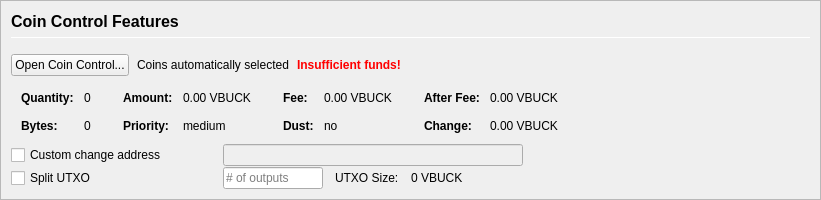
         <widget class="QFrame" name="frameCoinControl">
          <property name="sizePolicy">
           <sizepolicy hsizetype="Expanding" vsizetype="Expanding">
            <horstretch>0</horstretch>
            <verstretch>0</verstretch>
           </sizepolicy>
          </property>
          <property name="maximumSize">
           <size>
            <width>16777215</width>
            <height>16777215</height>
           </size>
          </property>
          <property name="frameShape">
           <enum>QFrame::StyledPanel</enum>
          </property>
          <property name="frameShadow">
           <enum>QFrame::Sunken</enum>
          </property>
          <layout class="QVBoxLayout" name="verticalLayoutCoinControl2">
           <property name="spacing">
            <number>0</number>
           </property>
           <property name="leftMargin">
            <number>0</number>
           </property>
           <property name="topMargin">
            <number>0</number>
           </property>
           <property name="rightMargin">
            <number>0</number>
           </property>
           <property name="bottomMargin">
            <number>0</number>
           </property>
           <item>
            <widget class="QFrame" name="frameCoinControl_BG">
             <layout class="QVBoxLayout" name="verticalLayoutCoinControl" stretch="0,0,0,0,0,0">
              <property name="spacing">
               <number>1</number>
              </property>
              <property name="leftMargin">
               <number>10</number>
              </property>
              <property name="topMargin">
               <number>10</number>
              </property>
              <item>
               <layout class="QHBoxLayout" name="horizontalLayoutCoinControl1">
                <property name="bottomMargin">
                 <number>15</number>
                </property>
                <item>
                 <layout class="QVBoxLayout" name="verticalLayout_3">
                  <property name="spacing">
                   <number>6</number>
                  </property>
                  <item>
                   <widget class="QLabel" name="labelCoinControlFeatures">
                    <property name="sizePolicy">
                     <sizepolicy hsizetype="Preferred" vsizetype="Maximum">
                      <horstretch>0</horstretch>
                      <verstretch>0</verstretch>
                     </sizepolicy>
                    </property>
                    <property name="minimumSize">
                     <size>
                      <width>0</width>
                      <height>20</height>
                     </size>
                    </property>
                    <property name="font">
                     <font>
                      <pointsize>12</pointsize>
                      <weight>75</weight>
                      <bold>true</bold>
                     </font>
                    </property>
                    <property name="styleSheet">
                     <string notr="true">font-weight:bold;</string>
                    </property>
                    <property name="text">
                     <string>Coin Control Features</string>
                    </property>
                   </widget>
                  </item>
                  <item>
                   <widget class="Line" name="line">
                    <property name="minimumSize">
                     <size>
                      <width>0</width>
                      <height>1</height>
                     </size>
                    </property>
                    <property name="maximumSize">
                     <size>
                      <width>16777215</width>
                      <height>1</height>
                     </size>
                    </property>
                    <property name="orientation">
                     <enum>Qt::Horizontal</enum>
                    </property>
                   </widget>
                  </item>
                 </layout>
                </item>
               </layout>
              </item>
              <item>
               <layout class="QHBoxLayout" name="horizontalLayoutCoinControl2" stretch="0,0,0,0">
                <property name="spacing">
                 <number>8</number>
                </property>
                <property name="bottomMargin">
                 <number>10</number>
                </property>
                <item>
                 <widget class="QPushButton" name="pushButtonCoinControl">
                  <property name="styleSheet">
                   <string notr="true"/>
                  </property>
                  <property name="text">
                   <string>Open Coin Control...</string>
                  </property>
                  <property name="autoDefault">
                   <bool>false</bool>
                  </property>
                 </widget>
                </item>
                <item>
                 <widget class="QLabel" name="labelCoinControlAutomaticallySelected">
                  <property name="text">
                   <string>Coins automatically selected</string>
                  </property>
                  <property name="margin">
                   <number>5</number>
                  </property>
                 </widget>
                </item>
                <item>
                 <widget class="QLabel" name="labelCoinControlInsuffFunds">
                  <property name="font">
                   <font>
                    <weight>75</weight>
                    <bold>true</bold>
                   </font>
                  </property>
                  <property name="styleSheet">
                   <string notr="true">color:red;font-weight:bold;</string>
                  </property>
                  <property name="text">
                   <string>Insufficient funds!</string>
                  </property>
                  <property name="margin">
                   <number>5</number>
                  </property>
                 </widget>
                </item>
                <item>
                 <spacer name="horizontalSpacerCoinControl">
                  <property name="orientation">
                   <enum>Qt::Horizontal</enum>
                  </property>
                  <property name="sizeHint" stdset="0">
                   <size>
                    <width>40</width>
                    <height>1</height>
                   </size>
                  </property>
                 </spacer>
                </item>
               </layout>
              </item>
              <item>
               <widget class="QWidget" name="widgetCoinControl" native="true">
                <property name="sizePolicy">
                 <sizepolicy hsizetype="Preferred" vsizetype="Preferred">
                  <horstretch>0</horstretch>
                  <verstretch>0</verstretch>
                 </sizepolicy>
                </property>
                <property name="minimumSize">
                 <size>
                  <width>0</width>
                  <height>0</height>
                 </size>
                </property>
                <property name="styleSheet">
                 <string notr="true"/>
                </property>
                <layout class="QHBoxLayout" name="horizontalLayoutCoinControl5">
                 <property name="leftMargin">
                  <number>0</number>
                 </property>
                 <property name="topMargin">
                  <number>0</number>
                 </property>
                 <property name="rightMargin">
                  <number>0</number>
                 </property>
                 <property name="bottomMargin">
                  <number>0</number>
                 </property>
                 <item>
                  <layout class="QHBoxLayout" name="horizontalLayoutCoinControl3" stretch="0,0,0,1">
                   <property name="spacing">
                    <number>20</number>
                   </property>
                   <property name="topMargin">
                    <number>0</number>
                   </property>
                   <property name="bottomMargin">
                    <number>10</number>
                   </property>
                   <item>
                    <layout class="QFormLayout" name="formLayoutCoinControl1">
                     <property name="horizontalSpacing">
                      <number>10</number>
                     </property>
                     <property name="verticalSpacing">
                      <number>14</number>
                     </property>
                     <property name="leftMargin">
                      <number>10</number>
                     </property>
                     <property name="topMargin">
                      <number>4</number>
                     </property>
                     <property name="rightMargin">
                      <number>6</number>
                     </property>
                     <item row="0" column="0">
                      <widget class="QLabel" name="labelCoinControlQuantityText">
                       <property name="font">
                        <font>
                         <weight>75</weight>
                         <bold>true</bold>
                        </font>
                       </property>
                       <property name="text">
                        <string>Quantity:</string>
                       </property>
                       <property name="margin">
                        <number>0</number>
                       </property>
                      </widget>
                     </item>
                     <item row="0" column="1">
                      <widget class="QLabel" name="labelCoinControlQuantity">
                       <property name="cursor">
                        <cursorShape>IBeamCursor</cursorShape>
                       </property>
                       <property name="contextMenuPolicy">
                        <enum>Qt::ActionsContextMenu</enum>
                       </property>
                       <property name="text">
                        <string notr="true">0</string>
                       </property>
                       <property name="margin">
                        <number>0</number>
                       </property>
                       <property name="textInteractionFlags">
                        <set>Qt::LinksAccessibleByMouse|Qt::TextSelectableByKeyboard|Qt::TextSelectableByMouse</set>
                       </property>
                      </widget>
                     </item>
                     <item row="1" column="0">
                      <widget class="QLabel" name="labelCoinControlBytesText">
                       <property name="font">
                        <font>
                         <weight>75</weight>
                         <bold>true</bold>
                        </font>
                       </property>
                       <property name="text">
                        <string>Bytes:</string>
                       </property>
                      </widget>
                     </item>
                     <item row="1" column="1">
                      <widget class="QLabel" name="labelCoinControlBytes">
                       <property name="cursor">
                        <cursorShape>IBeamCursor</cursorShape>
                       </property>
                       <property name="contextMenuPolicy">
                        <enum>Qt::ActionsContextMenu</enum>
                       </property>
                       <property name="text">
                        <string notr="true">0</string>
                       </property>
                       <property name="textInteractionFlags">
                        <set>Qt::LinksAccessibleByMouse|Qt::TextSelectableByKeyboard|Qt::TextSelectableByMouse</set>
                       </property>
                      </widget>
                     </item>
                    </layout>
                   </item>
                   <item>
                    <layout class="QFormLayout" name="formLayoutCoinControl2">
                     <property name="horizontalSpacing">
                      <number>10</number>
                     </property>
                     <property name="verticalSpacing">
                      <number>14</number>
                     </property>
                     <property name="leftMargin">
                      <number>6</number>
                     </property>
                     <property name="topMargin">
                      <number>4</number>
                     </property>
                     <property name="rightMargin">
                      <number>6</number>
                     </property>
                     <item row="0" column="0">
                      <widget class="QLabel" name="labelCoinControlAmountText">
                       <property name="font">
                        <font>
                         <weight>75</weight>
                         <bold>true</bold>
                        </font>
                       </property>
                       <property name="text">
                        <string>Amount:</string>
                       </property>
                       <property name="margin">
                        <number>0</number>
                       </property>
                      </widget>
                     </item>
                     <item row="0" column="1">
                      <widget class="QLabel" name="labelCoinControlAmount">
                       <property name="cursor">
                        <cursorShape>IBeamCursor</cursorShape>
                       </property>
                       <property name="contextMenuPolicy">
                        <enum>Qt::ActionsContextMenu</enum>
                       </property>
                       <property name="text">
                        <string notr="true">0.00 VBUCK</string>
                       </property>
                       <property name="textInteractionFlags">
                        <set>Qt::LinksAccessibleByMouse|Qt::TextSelectableByKeyboard|Qt::TextSelectableByMouse</set>
                       </property>
                      </widget>
                     </item>
                     <item row="1" column="0">
                      <widget class="QLabel" name="labelCoinControlPriorityText">
                       <property name="font">
                        <font>
                         <weight>75</weight>
                         <bold>true</bold>
                        </font>
                       </property>
                       <property name="text">
                        <string>Priority:</string>
                       </property>
                      </widget>
                     </item>
                     <item row="1" column="1">
                      <widget class="QLabel" name="labelCoinControlPriority">
                       <property name="cursor">
                        <cursorShape>IBeamCursor</cursorShape>
                       </property>
                       <property name="contextMenuPolicy">
                        <enum>Qt::ActionsContextMenu</enum>
                       </property>
                       <property name="text">
                        <string>medium</string>
                       </property>
                       <property name="textInteractionFlags">
                        <set>Qt::LinksAccessibleByMouse|Qt::TextSelectableByKeyboard|Qt::TextSelectableByMouse</set>
                       </property>
                      </widget>
                     </item>
                    </layout>
                   </item>
                   <item>
                    <layout class="QFormLayout" name="formLayoutCoinControl3">
                     <property name="horizontalSpacing">
                      <number>10</number>
                     </property>
                     <property name="verticalSpacing">
                      <number>14</number>
                     </property>
                     <property name="leftMargin">
                      <number>6</number>
                     </property>
                     <property name="topMargin">
                      <number>4</number>
                     </property>
                     <property name="rightMargin">
                      <number>6</number>
                     </property>
                     <item row="0" column="0">
                      <widget class="QLabel" name="labelCoinControlFeeText">
                       <property name="font">
                        <font>
                         <weight>75</weight>
                         <bold>true</bold>
                        </font>
                       </property>
                       <property name="text">
                        <string>Fee:</string>
                       </property>
                       <property name="margin">
                        <number>0</number>
                       </property>
                      </widget>
                     </item>
                     <item row="0" column="1">
                      <widget class="QLabel" name="labelCoinControlFee">
                       <property name="cursor">
                        <cursorShape>IBeamCursor</cursorShape>
                       </property>
                       <property name="contextMenuPolicy">
                        <enum>Qt::ActionsContextMenu</enum>
                       </property>
                       <property name="text">
                        <string notr="true">0.00 VBUCK</string>
                       </property>
                       <property name="textInteractionFlags">
                        <set>Qt::LinksAccessibleByMouse|Qt::TextSelectableByKeyboard|Qt::TextSelectableByMouse</set>
                       </property>
                      </widget>
                     </item>
                     <item row="1" column="0">
                      <widget class="QLabel" name="labelCoinControlLowOutputText">
                       <property name="font">
                        <font>
                         <weight>75</weight>
                         <bold>true</bold>
                        </font>
                       </property>
                       <property name="text">
                        <string>Dust:</string>
                       </property>
                      </widget>
                     </item>
                     <item row="1" column="1">
                      <widget class="QLabel" name="labelCoinControlLowOutput">
                       <property name="cursor">
                        <cursorShape>IBeamCursor</cursorShape>
                       </property>
                       <property name="contextMenuPolicy">
                        <enum>Qt::ActionsContextMenu</enum>
                       </property>
                       <property name="text">
                        <string>no</string>
                       </property>
                       <property name="textInteractionFlags">
                        <set>Qt::LinksAccessibleByMouse|Qt::TextSelectableByKeyboard|Qt::TextSelectableByMouse</set>
                       </property>
                      </widget>
                     </item>
                    </layout>
                   </item>
                   <item>
                    <layout class="QFormLayout" name="formLayoutCoinControl4">
                     <property name="horizontalSpacing">
                      <number>10</number>
                     </property>
                     <property name="verticalSpacing">
                      <number>14</number>
                     </property>
                     <property name="leftMargin">
                      <number>6</number>
                     </property>
                     <property name="topMargin">
                      <number>4</number>
                     </property>
                     <property name="rightMargin">
                      <number>6</number>
                     </property>
                     <item row="0" column="0">
                      <widget class="QLabel" name="labelCoinControlAfterFeeText">
                       <property name="font">
                        <font>
                         <weight>75</weight>
                         <bold>true</bold>
                        </font>
                       </property>
                       <property name="text">
                        <string>After Fee:</string>
                       </property>
                       <property name="margin">
                        <number>0</number>
                       </property>
                      </widget>
                     </item>
                     <item row="0" column="1">
                      <widget class="QLabel" name="labelCoinControlAfterFee">
                       <property name="cursor">
                        <cursorShape>IBeamCursor</cursorShape>
                       </property>
                       <property name="contextMenuPolicy">
                        <enum>Qt::ActionsContextMenu</enum>
                       </property>
                       <property name="text">
                        <string notr="true">0.00 VBUCK</string>
                       </property>
                       <property name="textInteractionFlags">
                        <set>Qt::LinksAccessibleByMouse|Qt::TextSelectableByKeyboard|Qt::TextSelectableByMouse</set>
                       </property>
                      </widget>
                     </item>
                     <item row="1" column="0">
                      <widget class="QLabel" name="labelCoinControlChangeText">
                       <property name="font">
                        <font>
                         <weight>75</weight>
                         <bold>true</bold>
                        </font>
                       </property>
                       <property name="text">
                        <string>Change:</string>
                       </property>
                      </widget>
                     </item>
                     <item row="1" column="1">
                      <widget class="QLabel" name="labelCoinControlChange">
                       <property name="cursor">
                        <cursorShape>IBeamCursor</cursorShape>
                       </property>
                       <property name="contextMenuPolicy">
                        <enum>Qt::ActionsContextMenu</enum>
                       </property>
                       <property name="text">
                        <string notr="true">0.00 VBUCK</string>
                       </property>
                       <property name="textInteractionFlags">
                        <set>Qt::LinksAccessibleByMouse|Qt::TextSelectableByKeyboard|Qt::TextSelectableByMouse</set>
                       </property>
                      </widget>
                     </item>
                    </layout>
                   </item>
                  </layout>
                 </item>
                </layout>
               </widget>
              </item>
              <item>
               <layout class="QHBoxLayout" name="horizontalLayoutCoinControl4">
                <property name="spacing">
                 <number>12</number>
                </property>
                <property name="sizeConstraint">
                 <enum>QLayout::SetDefaultConstraint</enum>
                </property>
                <property name="topMargin">
                 <number>0</number>
                </property>
                <property name="rightMargin">
                 <number>0</number>
                </property>
                <item>
                 <widget class="QCheckBox" name="checkBoxCoinControlChange">
                  <property name="sizePolicy">
                   <sizepolicy hsizetype="Preferred" vsizetype="Preferred">
                    <horstretch>0</horstretch>
                    <verstretch>0</verstretch>
                   </sizepolicy>
                  </property>
                  <property name="minimumSize">
                   <size>
                    <width>200</width>
                    <height>0</height>
                   </size>
                  </property>
                  <property name="maximumSize">
                   <size>
                    <width>200</width>
                    <height>16777215</height>
                   </size>
                  </property>
                  <property name="toolTip">
                   <string>If this is activated, but the change address is empty or invalid, change will be sent to a newly generated address.</string>
                  </property>
                  <property name="text">
                   <string>Custom change address</string>
                  </property>
                 </widget>
                </item>
                <item>
                 <widget class="QValidatedLineEdit" name="lineEditCoinControlChange">
                  <property name="enabled">
                   <bool>false</bool>
                  </property>
                  <property name="sizePolicy">
                   <sizepolicy hsizetype="Preferred" vsizetype="Preferred">
                    <horstretch>0</horstretch>
                    <verstretch>0</verstretch>
                   </sizepolicy>
                  </property>
                  <property name="minimumSize">
                   <size>
                    <width>300</width>
                    <height>0</height>
                   </size>
                  </property>
                 </widget>
                </item>
                <item>
                 <widget class="QLabel" name="labelCoinControlChangeLabel">
                  <property name="sizePolicy">
                   <sizepolicy hsizetype="Preferred" vsizetype="Preferred">
                    <horstretch>0</horstretch>
                    <verstretch>0</verstretch>
                   </sizepolicy>
                  </property>
                  <property name="minimumSize">
                   <size>
                    <width>100</width>
                    <height>0</height>
                   </size>
                  </property>
                  <property name="text">
                   <string/>
                  </property>
                  <property name="margin">
                   <number>3</number>
                  </property>
                 </widget>
                </item>
               </layout>
              </item>
              <item>
               <layout class="QHBoxLayout" name="horizontalLayoutCoinControl6">
                <property name="spacing">
                 <number>12</number>
                </property>
                <property name="rightMargin">
                 <number>0</number>
                </property>
                <item>
                 <widget class="QCheckBox" name="splitBlockCheckBox">
                  <property name="sizePolicy">
                   <sizepolicy hsizetype="Preferred" vsizetype="Preferred">
                    <horstretch>0</horstretch>
                    <verstretch>0</verstretch>
                   </sizepolicy>
                  </property>
                  <property name="minimumSize">
                   <size>
                    <width>200</width>
                    <height>0</height>
                   </size>
                  </property>
                  <property name="maximumSize">
                   <size>
                    <width>200</width>
                    <height>16777215</height>
                   </size>
                  </property>
                  <property name="text">
                   <string>Split UTXO</string>
                  </property>
                 </widget>
                </item>
                <item>
                 <widget class="QLineEdit" name="splitBlockLineEdit">
                  <property name="sizePolicy">
                   <sizepolicy hsizetype="Preferred" vsizetype="Preferred">
                    <horstretch>50</horstretch>
                    <verstretch>0</verstretch>
                   </sizepolicy>
                  </property>
                  <property name="minimumSize">
                   <size>
                    <width>100</width>
                    <height>0</height>
                   </size>
                  </property>
                  <property name="maximumSize">
                   <size>
                    <width>100</width>
                    <height>16777215</height>
                   </size>
                  </property>
                  <property name="placeholderText">
                   <string># of outputs</string>
                  </property>
                 </widget>
                </item>
                <item>
                 <widget class="QLabel" name="labelBlockSizeText">
                  <property name="text">
                   <string>UTXO Size:</string>
                  </property>
                 </widget>
                </item>
                <item>
                 <widget class="QLabel" name="labelBlockSize">
                  <property name="text">
                   <string>0 VBUCK</string>
                  </property>
                 </widget>
                </item>
                <item>
                 <spacer name="horizontalSpacer_7">
                  <property name="orientation">
                   <enum>Qt::Horizontal</enum>
                  </property>
                  <property name="sizeHint" stdset="0">
                   <size>
                    <width>40</width>
                    <height>20</height>
                   </size>
                  </property>
                 </spacer>
                </item>
               </layout>
              </item>
              <item>
               <spacer name="verticalSpacerCoinControl">
                <property name="orientation">
                 <enum>Qt::Vertical</enum>
                </property>
                <property name="sizeHint" stdset="0">
                 <size>
                  <width>800</width>
                  <height>1</height>
                 </size>
                </property>
               </spacer>
              </item>
             </layout>
            </widget>
           </item>
          </layout>
         </widget>
